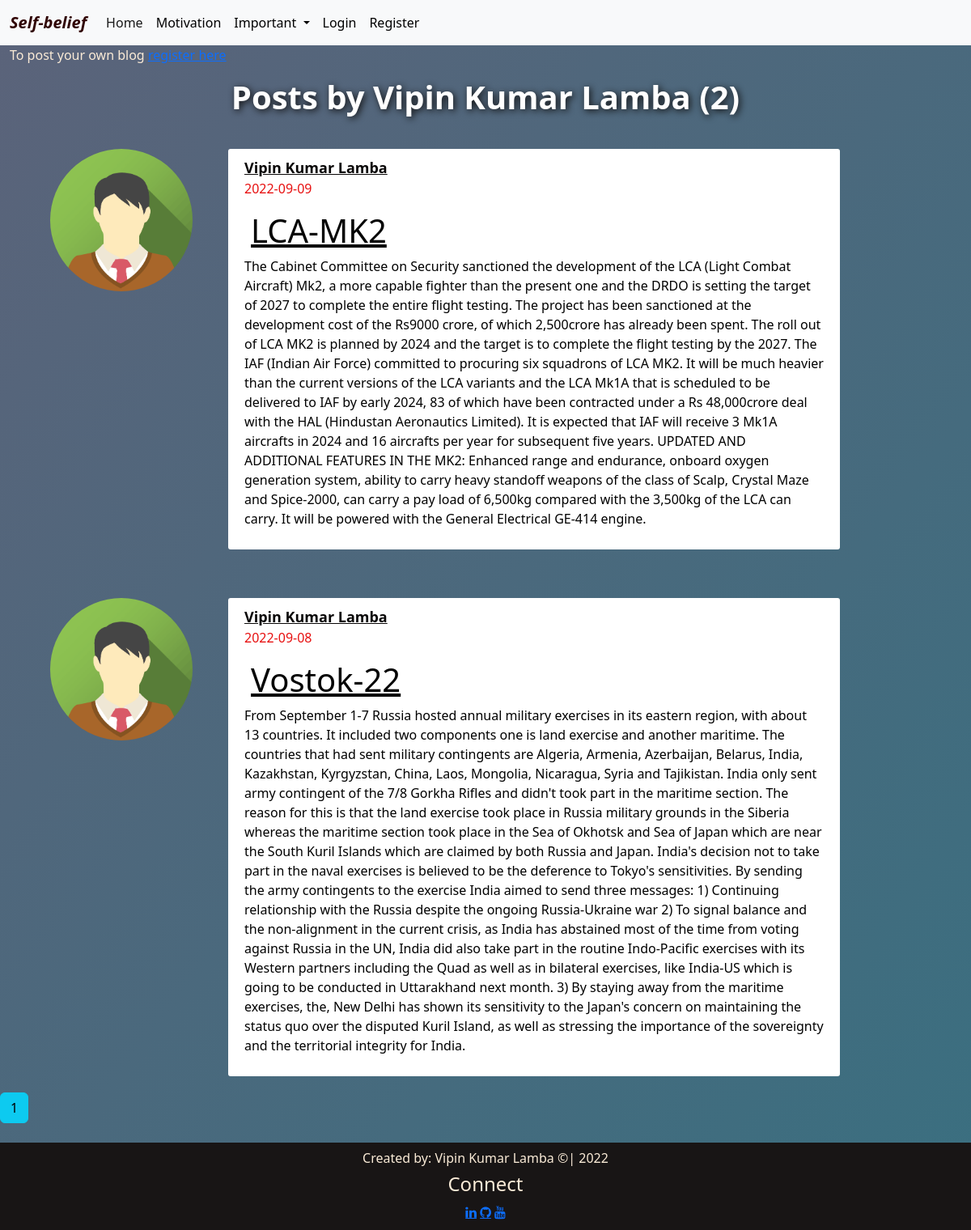
/user/Vipin Kumar Lamba, run on the app's committed database.
### first_web/model.py (models this page shows, shortened)
class User(db.Model, UserMixin):
    id= db.Column(db.Integer, primary_key= True)
    username= db.Column(db.String(20), unique=True, nullable=False)
    email= db.Column(db.String(120), nullable=False, unique=True)
    image_file= db.Column(db.String(20), nullable=False, default='default.png')
    password= db.Column(db.String(60), nullable=False, unique=True)
    posts= db.relationship('Post', backref='author', lazy=True)

class Post(db.Model):
    id= db.Column(db.Integer, primary_key=True)
    title= db.Column(db.String(20), nullable=False)
    content= db.Column(db.Text, nullable=False)
    date_posted= db.Column(db.DateTime, nullable=False, default=datetime.utcnow)
    user_id = db.Column(db.Integer, db.ForeignKey('user.id'), nullable=False)

### first_web/routes.py (the view)
@app.route("/user/<string:username>")
def user_posts(username):
    page= request.args.get('page', 1, type=int)
    user= User.query.filter_by(username=username).first_or_404()
    posts= Post.query.filter_by(author=user).order_by(Post.date_posted.desc()).paginate(page=page, per_page=10)
    return render_template('user_posts.html', posts=posts, user=user)

### first_web/templates/user_posts.html (shortened to what this page needs)
{% extends 'layout.html' %}
{% block content %}
<div class="container-fluid">
  <div class="row" style="align-items: center;">
    <p>To post your own blog <a href="{{ url_for('register') }}"> register here</a></p>
  </div>
</div>
<h1 class="display-6" style="text-align: center; color: white; font-weight: bolder; margin-bottom: 40px; text-shadow: 2px 2px 8px #111010; animation: fadeIn 5s;">Posts by {{ user.username }} ({{ posts.total }}) </h1>
    {% for post in posts.items %}
    <div class="container-fluid" style="margin-top: 40px; ">
        <div class="row">
            <div class="col-2" style="margin-left: 50px; margin-bottom: 10px;">
                <img class="rounded-circle article-img" src="{{url_for('static', filename='profile_images/' + post.author.image_file) }}" alt="" style="width: 100%; height: auto;">
            </div>
            <div class="col-sm-8">
                <article class="media content-section" style="background: white;" >
                    <div class="media-body" style="background: white;">
                      <div class="article-metadata">
                        <a class="mr-2" href="{{ url_for('user_posts', username=post.author.username) }}" style="color: rgb(8, 6, 6); font-size: large; font-weight: bolder;">{{ post.author.username }}</a>
                        <p  style="color: rgb(231, 16, 16);">{{ post.date_posted.strftime('%Y-%m-%d') }}</p>
                      </div>
                      <h2 class="display-6"><a class="article-title" href="{{ url_for('post', post_id=post.id) }}"  style="color: rgb(3, 3, 3); margin-left: 8px;">{{ post.title }}</a></h2>
                      <p class="article-content" style="background-color: rgb(255, 255, 255); color:rgb(0, 0, 0)">{{ post.content }}</p>
                    </div>
                  </article>
            </div>
        </div>
    </div>
    {% endfor %}
    {% for page_num in posts.iter_pages(left_edge=1, right_edge=1, left_current=1, right_current=2) %}
      {% if page_num %}
      {% if posts.page ==page_num %}
        <a class="btn btn-info mb-4" href="{{ url_for('user_posts', username=user.username, page= page_num) }}">{{ page_num }}</a>
        {% else %}
        <a class="btn btn-outline-info mb-4" href="{{ url_for('user_posts', username=user.username, page= page_num) }}">{{ page_num }}</a>
        {% endif %}
      {% else %}
        ...
      {% endif %}
    {% endfor %}
{% endblock content %}

### first_web/static/main.css (style rules this page uses)
body { margin: 0; background: linear-gradient(to bottom right, rgb(91, 99, 122), rgb(58, 111, 128)); color: antiquewhite; }
.content-section { background: linear-gradient(to bottom right, rgb(91, 99, 122), rgb(58, 111, 128)); padding: 10px 20px; border-radius: 3px; margin-bottom: 20px; margin-left: 20px; }

### data on the page
User: username "Vipin Kumar Lamba"
Post: image_file (placeholder picture), author.username "Vipin Kumar Lamba", date_posted "2022-09-09", title "LCA-MK2", content "The Cabinet Committee on Security sanctioned the development of the LCA (Light Combat Aircraft) Mk2, a more capable fighter than the present one and the DRDO is setting the target of 2027 to complete the entire flight testing. The project has been sanctioned at the development cost of the Rs9000 crore, of which 2,500crore has already been spent. The roll out of LCA MK2 is planned by 2024 and the target is to complete the flight testing by the 2027. The IAF (Indian Air Force) committed to procuring six squadrons of LCA MK2. It will be much heavier than the current versions of the LCA variants and the LCA Mk1A that is scheduled to be delivered to IAF by early 2024, 83 of which have been…"
Post: image_file (placeholder picture), author.username "Vipin Kumar Lamba", date_posted "2022-09-08", title "Vostok-22", content "From September 1-7 Russia hosted annual military exercises in its eastern region, with about 13 countries. It included two components one is land exercise and another maritime. The countries that had sent military contingents are Algeria, Armenia, Azerbaijan, Belarus, India, Kazakhstan, Kyrgyzstan, China, Laos, Mongolia, Nicaragua, Syria and Tajikistan. India only sent army contingent of the 7/8 Gorkha Rifles and didn't took part in the maritime section. The reason for this is that the land exercise took place in Russia military grounds in the Siberia whereas the maritime section took place in the Sea of Okhotsk and Sea of Japan which are near the South Kuril Islands which are claimed by…"

### other printed values
{{ posts.total }} "2"
{{ page_num }} "1"
